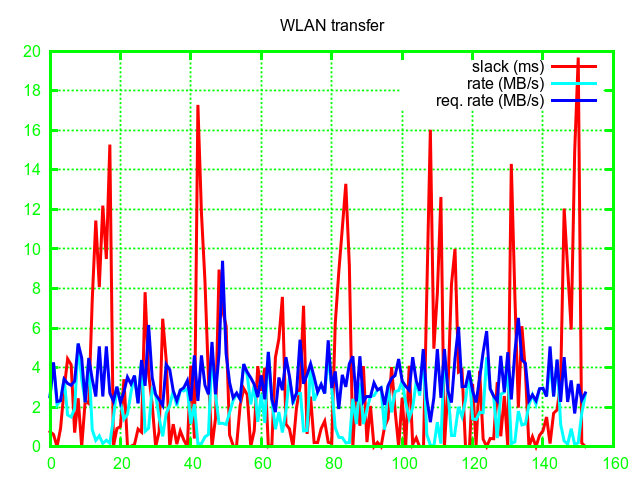

Here is the gnuplot script that generated this plot:
set terminal pngcairo transparent linewidth 3
set style data lines
set grid lc rgbcolor "green"
set title "WLAN transfer"
set xtics textcolor rgbcolor "green"
set ytics textcolor rgbcolor "green"
set border 31 lc rgbcolor "green"
set style line 1 lc rgbcolor "red"
set style line 2 lc rgbcolor "#00ffff"
set style line 3 lc rgbcolor "blue"
plot "slack-wlan" using ($1 / 1000000) title "slack (ms)" linestyle 1,\
"rate-wlan" using (32768000 / $1) title "rate (MB/s)" linestyle 2,\
"rate-send-wlan" using (32768000 / $1) title "req. rate (MB/s)" linestyle 3
quit
